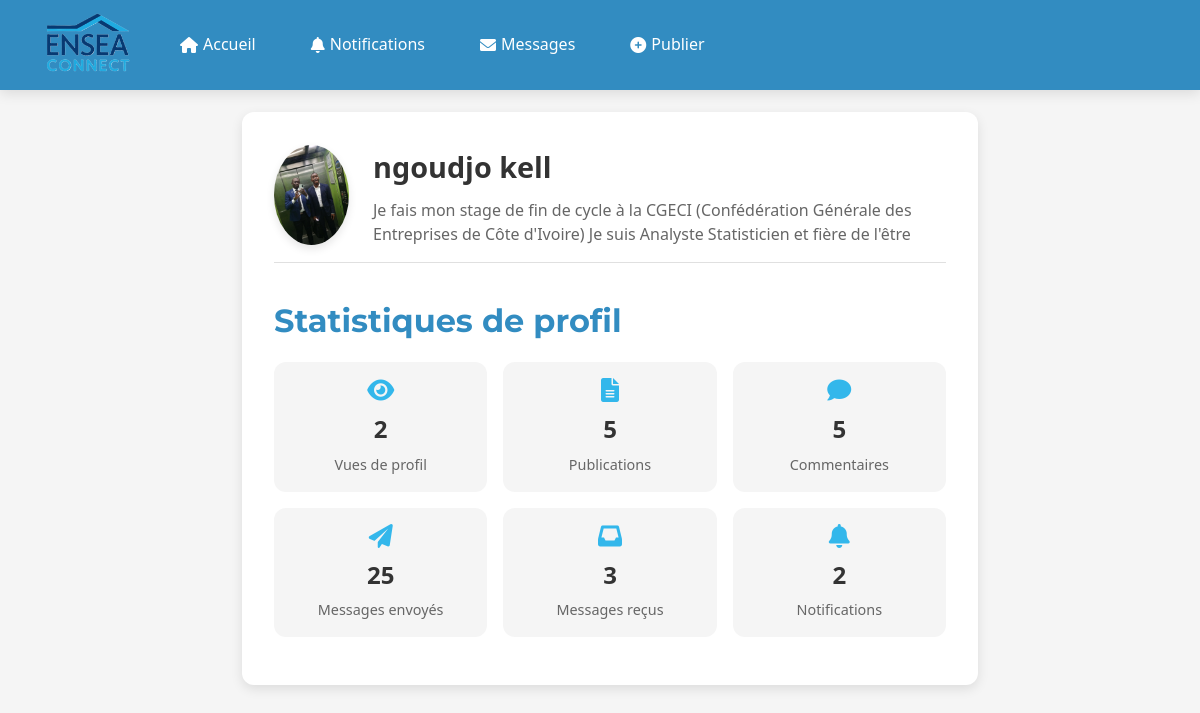
/utilisateur/utilisateur/1/stats (signed in), run on the app's committed database.
### models.py (models this page shows)
class Utilisateur(UserMixin, db.Model):
    id = db.Column(db.Integer, primary_key=True)
    nom = db.Column(db.String(100), nullable=False)
    email = db.Column(db.String(120), unique=True, nullable=False)
    mot_de_passe = db.Column(db.String(200), nullable=False)
    bio = db.Column(db.Text, default="")
    statut = db.Column(db.String(20), nullable=False, default="étudiant")
    photo = db.Column(db.String(255))

### routes/users.py (the view)
@bp.route('/utilisateur/<int:user_id>/stats')
@login_required
def profile_stats(user_id):
    user = Utilisateur.query.get_or_404(user_id)
    vues_profil = (db.session.query(Commentaire.auteur_id)
                   .filter(Commentaire.auteur_id != user.id, Commentaire.publication_id.in_(
                       db.session.query(Publication.id).filter(Publication.auteur_id == user.id)))
                   .distinct().count() +
                   db.session.query(Message.expediteur_id)
                   .filter(Message.destinataire_id == user.id, Message.expediteur_id != user.id)
                   .distinct().count())
    stats = {
        "vues_profil": vues_profil,
        "messages_envoyes": Message.query.filter_by(expediteur_id=user.id).count(),
        "messages_recus": Message.query.filter_by(destinataire_id=user.id).count(),
        "commentaires": Commentaire.query.filter_by(auteur_id=user.id).count(),
        "publications": Publication.query.filter_by(auteur_id=user.id).count(),
        "notifications": Notification.query.filter_by(utilisateur_id=user.id).count(),
    }
    return render_template("users/stats.html", user=user, stats=stats)

### app.py (called while the page is built)
@login_manager.user_loader
def load_user(user_id):
    from models import Utilisateur
    return Utilisateur.query.get(int(user_id))

@app.context_processor
def inject_now():
    return {'current_year': datetime.now().year}

@app.context_processor
def inject_nb_messages():
    if current_user.is_authenticated:
        nb = Message.query.filter_by(destinataire_id=current_user.id, lu=False).count()
        return {'nb_nouveaux_messages': nb}
    return {'nb_nouveaux_messages': 0}

@app.context_processor
def inject_notifs():
    if current_user.is_authenticated:
        nb = Notification.query.filter_by(utilisateur_id=current_user.id, lu=False).count()
        return {'nb_notifications': nb}
    return {'nb_notifications': 0}

### templates/users/stats.html (shortened to what this page needs)
{% extends 'base.html' %}
{% block head %}
    <link rel="stylesheet" href="{{ url_for('static', filename='css/style_linkedin.css') }}">
    <link rel="stylesheet" href="{{ url_for('static', filename='css/style_stats.css') }}">
{% endblock %}
{% block content %}
    <div class="stats-container">
        <div class="stats-card">
            <div class="profile-overview">
                <img src="{{ url_for('static', filename='uploads/' + user.photo) if user.photo else url_for('static', filename='img/image1.jpg') }}" class="user-photo-large" alt="Photo de profil">
                <div class="profile-info">
                    <h3>{{ user.nom }}</h3>
                    <p>{{ user.bio or "Aucune biographie renseignée." }}</p>
                </div>
            </div>
            <h2 class="card-title">Statistiques de profil</h2>
            <div class="stats-grid">
                <div class="stat-item">
                    <i class="fas fa-eye"></i>
                    <div class="stat-value">{{ stats.vues_profil }}</div>
                    <div class="stat-label">Vues de profil</div>
                </div>
                <div class="stat-item">
                    <i class="fas fa-file-alt"></i>
                    <div class="stat-value">{{ stats.publications }}</div>
                    <div class="stat-label">Publications</div>
                </div>
                <div class="stat-item">
                    <i class="fas fa-comment"></i>
                    <div class="stat-value">{{ stats.commentaires }}</div>
                    <div class="stat-label">Commentaires</div>
                </div>
                <div class="stat-item">
                    <i class="fas fa-paper-plane"></i>
                    <div class="stat-value">{{ stats.messages_envoyes }}</div>
                    <div class="stat-label">Messages envoyés</div>
                </div>
                <div class="stat-item">
                    <i class="fas fa-inbox"></i>
                    <div class="stat-value">{{ stats.messages_recus }}</div>
                    <div class="stat-label">Messages reçus</div>
                </div>
                <div class="stat-item">
                    <i class="fas fa-bell"></i>
                    <div class="stat-value">{{ stats.notifications }}</div>
                    <div class="stat-label">Notifications</div>
                </div>
            </div>
        </div>
    </div>
{% endblock %}

### static/css/style.css (style rules this page uses)
:root { --primary: #33b7eb; --secondary: #328CC1; --accent: #FFD700; --light: #F5F5F5; --white: #FFFFFF; --dark: #333333; --danger: #D64045; --shadow: 0 4px 12px rgba(0, 0, 0, 0.1); --radius: 12px; --transition: all 0.3s ease; }
* { margin: 0; padding: 0; box-sizing: border-box; }
body { display: flex; justify-content: left; padding: 0; height: 100%; flex: 1; flex-direction: column; font-family: 'Open Sans', sans-serif; line-height: 1.6; color: var(--dark); background-color: var(--light); min-height: 100vh; font-size: 1.1rem; }
.card-title { font-family: 'Montserrat', sans-serif; font-size: 2rem; margin-bottom: 0.5rem; color: var(--secondary); }

### static/css/style_linkedin.css (style rules this page uses)
html, body { margin: 0; padding: 0; font-family: 'Segoe UI', sans-serif; background-color: #f5f5f5; color: #333; height: 100%; }
body { display: flex; flex-direction: column; justify-content: left; flex: 1; min-height: 100vh; font-size: 1.1rem; padding-top: 80px; padding-left: 20px; }
.stats-grid { display: grid; grid-template-columns: repeat(auto-fit, minmax(100px, 1fr)); gap: 1rem; margin-top: 1rem; margin-bottom: 1rem; }
.stat-item { background-color: var(--light, #F5F5F5); border-radius: var(--radius, 12px); padding: 1rem; text-align: center; transition: background-color 0.3s ease, transform 0.3s ease; }
.stat-item i { font-size: 1.5rem; color: var(--primary, #33b7eb); margin-bottom: 0.5rem; }
.stat-value { font-size: 1.5rem; font-weight: 700; color: var(--dark, #333333); margin-bottom: 0.25rem; }
.stat-label { font-size: 0.9rem; color: #666; }

### static/css/style_stats.css (style rules this page uses)
.stats-container { max-width: 800px; margin: 0 auto; padding: 2rem; min-height: calc(100vh - 120px); }
.stats-card { background-color: var(--white, #FFFFFF); border-radius: var(--radius, 12px); box-shadow: var(--shadow, 0 4px 12px rgba(0, 0, 0, 0.1)); padding: 2rem; transition: transform 0.3s ease, box-shadow 0.3s ease; }
.profile-overview { display: flex; align-items: center; gap: 1.5rem; margin-bottom: 2rem; padding-bottom: 1rem; border-bottom: 1px solid #e0e0e0; }
.user-photo-large { width: 100px; height: 100px; border-radius: 50%; object-fit: cover; box-shadow: 0 4px 8px rgba(0, 0, 0, 0.1); transition: transform 0.3s ease; }
.profile-info h3 { font-size: 1.8rem; font-weight: 700; color: var(--dark, #333333); margin-bottom: 0.5rem; }
.profile-info p { font-size: 1rem; color: #666; line-height: 1.5; }
.stats-grid { display: grid; grid-template-columns: repeat(auto-fit, minmax(200px, 1fr)); gap: 1rem; margin-top: 1rem; }
.stat-item { background-color: var(--light, #F5F5F5); border-radius: var(--radius, 12px); padding: 1rem; text-align: center; transition: background-color 0.3s ease, transform 0.3s ease; }
.stat-item i { font-size: 1.5rem; color: var(--primary, #33b7eb); margin-bottom: 0.5rem; }
.stat-value { font-size: 1.5rem; font-weight: 700; color: var(--dark, #333333); margin-bottom: 0.25rem; }
.stat-label { font-size: 0.9rem; color: #666; }

### data on the page
Utilisateur: photo (picture), nom "ngoudjo kell", bio "Je fais mon stage de fin de cycle à la CGECI (Confédération Générale des Entreprises de Côte d'Ivoire) Je suis Analyste Statisticien et fière de l'être"

### other printed values
{{ stats.vues_profil }} "2"
{{ stats.publications }} "5"
{{ stats.commentaires }} "5"
{{ stats.messages_envoyes }} "25"
{{ stats.messages_recus }} "3"
{{ stats.notifications }} "2"
